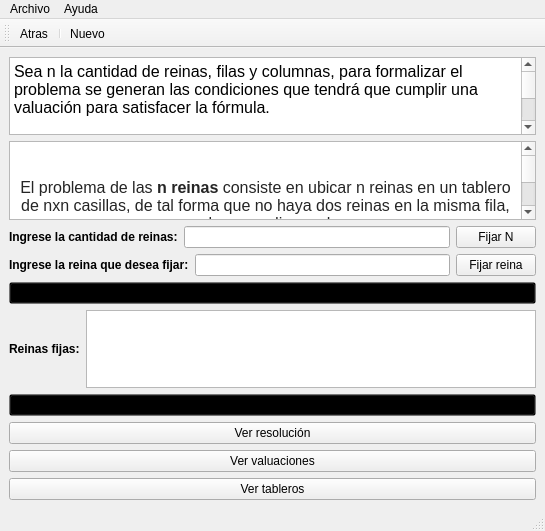
 <widget class="QMainWindow" name="UINReinas">
  <property name="geometry">
   <rect>
    <x>0</x>
    <y>0</y>
    <width>545</width>
    <height>531</height>
   </rect>
  </property>
  <property name="windowTitle">
   <string>MainWindow</string>
  </property>
  <property name="windowIcon">
   <iconset resource="iconos.qrc">
    <normaloff>:/iconos/iconoVentana.png</normaloff>:/iconos/iconoVentana.png</iconset>
  </property>
  <property name="styleSheet">
   <string notr="true">QMainWindow
{
	background-image: url(:/iconos/gradient7.png);
}
</string>
  </property>
  <widget class="QWidget" name="centralwidget">
   <layout class="QVBoxLayout" name="verticalLayout_3">
    <item>
     <widget class="QTextBrowser" name="textBrowser_2">
      <property name="html">
       <string>&lt;!DOCTYPE HTML PUBLIC &quot;-//W3C//DTD HTML 4.0//EN&quot; &quot;http://www.w3.org/TR/REC-html40/strict.dtd&quot;&gt;
&lt;html&gt;&lt;head&gt;&lt;meta name=&quot;qrichtext&quot; content=&quot;1&quot; /&gt;&lt;style type=&quot;text/css&quot;&gt;
p, li { white-space: pre-wrap; }
&lt;/style&gt;&lt;/head&gt;&lt;body style=&quot; font-family:'MS Shell Dlg 2'; font-size:8.25pt; font-weight:400; font-style:normal;&quot;&gt;
&lt;p style=&quot; margin-top:0px; margin-bottom:0px; margin-left:0px; margin-right:0px; -qt-block-indent:0; text-indent:0px;&quot;&gt;&lt;span style=&quot; font-size:12pt;&quot;&gt;Sea n la cantidad de reinas, filas y columnas, para formalizar el problema se generan las condiciones que tendrá que cumplir una valuación para satisfacer la fórmula.&lt;/span&gt;&lt;/p&gt;
&lt;p style=&quot;-qt-paragraph-type:empty; margin-top:0px; margin-bottom:0px; margin-left:0px; margin-right:0px; -qt-block-indent:0; text-indent:0px; font-size:12pt;&quot;&gt;&lt;br /&gt;&lt;/p&gt;
&lt;p style=&quot; margin-top:0px; margin-bottom:0px; margin-left:0px; margin-right:0px; -qt-block-indent:0; text-indent:0px;&quot;&gt;&lt;span style=&quot; font-size:12pt;&quot;&gt;Condiciones (caso n=2):&lt;/span&gt;&lt;/p&gt;
&lt;p style=&quot;-qt-paragraph-type:empty; margin-top:0px; margin-bottom:0px; margin-left:0px; margin-right:0px; -qt-block-indent:0; text-indent:0px; font-size:12pt;&quot;&gt;&lt;br /&gt;&lt;/p&gt;
&lt;p style=&quot; margin-top:0px; margin-bottom:0px; margin-left:0px; margin-right:0px; -qt-block-indent:0; text-indent:0px;&quot;&gt;&lt;span style=&quot; font-size:12pt;&quot;&gt;1 - Hay una reina por fila: &lt;/span&gt;&lt;/p&gt;
&lt;p align=&quot;center&quot; style=&quot;-qt-paragraph-type:empty; margin-top:0px; margin-bottom:0px; margin-left:0px; margin-right:0px; -qt-block-indent:0; text-indent:0px; font-size:12pt;&quot;&gt;&lt;br /&gt;&lt;/p&gt;
&lt;p align=&quot;center&quot; style=&quot; margin-top:0px; margin-bottom:0px; margin-left:0px; margin-right:0px; -qt-block-indent:0; text-indent:0px;&quot;&gt;&lt;span style=&quot; font-size:12pt; color:#0055ff;&quot;&gt;(c&lt;/span&gt;&lt;span style=&quot; font-size:12pt; color:#0055ff; vertical-align:sub;&quot;&gt;11&lt;/span&gt;&lt;span style=&quot; font-size:12pt; color:#0055ff;&quot;&gt;  ∨ c&lt;/span&gt;&lt;span style=&quot; font-size:12pt; color:#0055ff; vertical-align:sub;&quot;&gt;12&lt;/span&gt;&lt;span style=&quot; font-size:12pt; color:#0055ff;&quot;&gt;)  ∧ (c&lt;/span&gt;&lt;span style=&quot; font-size:12pt; color:#0055ff; vertical-align:sub;&quot;&gt;21&lt;/span&gt;&lt;span style=&quot; font-size:12pt; color:#0055ff;&quot;&gt;  ∨ c&lt;/span&gt;&lt;span style=&quot; font-size:12pt; color:#0055ff; vertical-align:sub;&quot;&gt;22&lt;/span&gt;&lt;span style=&quot; font-size:12pt; color:#0055ff;&quot;&gt;)&lt;/span&gt;&lt;/p&gt;
&lt;p align=&quot;center&quot; style=&quot;-qt-paragraph-type:empty; margin-top:0px; margin-bottom:0px; margin-left:0px; margin-right:0px; -qt-block-indent:0; text-indent:0px; font-size:12pt; color:#ff0000;&quot;&gt;&lt;br /&gt;&lt;/p&gt;
&lt;p style=&quot; margin-top:0px; margin-bottom:0px; margin-left:0px; margin-right:0px; -qt-block-indent:0; text-indent:0px;&quot;&gt;&lt;span style=&quot; font-size:12pt; color:#000000;&quot;&gt;En FND:&lt;/span&gt;&lt;/p&gt;
&lt;p align=&quot;center&quot; style=&quot;-qt-paragraph-type:empty; margin-top:0px; margin-bottom:0px; margin-left:0px; margin-right:0px; -qt-block-indent:0; text-indent:0px; font-size:12pt; color:#ff0000;&quot;&gt;&lt;br /&gt;&lt;/p&gt;
&lt;p align=&quot;center&quot; style=&quot; margin-top:0px; margin-bottom:0px; margin-left:0px; margin-right:0px; -qt-block-indent:0; text-indent:0px;&quot;&gt;&lt;span style=&quot; font-size:12pt; color:#0055ff;&quot;&gt;{ {c&lt;/span&gt;&lt;span style=&quot; font-size:12pt; color:#0055ff; vertical-align:sub;&quot;&gt;11&lt;/span&gt;&lt;span style=&quot; font-size:12pt; color:#0055ff;&quot;&gt; , c&lt;/span&gt;&lt;span style=&quot; font-size:12pt; color:#0055ff; vertical-align:sub;&quot;&gt;12&lt;/span&gt;&lt;span style=&quot; font-size:12pt; color:#0055ff;&quot;&gt;} , {c&lt;/span&gt;&lt;span style=&quot; font-size:12pt; color:#0055ff; vertical-align:sub;&quot;&gt;21&lt;/span&gt;&lt;span style=&quot; font-size:12pt; color:#0055ff;&quot;&gt; , c&lt;/span&gt;&lt;span style=&quot; font-size:12pt; color:#0055ff; vertical-align:sub;&quot;&gt;22&lt;/span&gt;&lt;span style=&quot; font-size:12pt; color:#0055ff;&quot;&gt;} } &lt;/span&gt;&lt;/p&gt;
&lt;p align=&quot;center&quot; style=&quot;-qt-paragraph-type:empty; margin-top:0px; margin-bottom:0px; margin-left:0px; margin-right:0px; -qt-block-indent:0; text-indent:0px; font-size:12pt; color:#000000;&quot;&gt;&lt;br /&gt;&lt;/p&gt;
&lt;p style=&quot; margin-top:0px; margin-bottom:0px; margin-left:0px; margin-right:0px; -qt-block-indent:0; text-indent:0px;&quot;&gt;&lt;span style=&quot; font-size:12pt; color:#000000;&quot;&gt;2 - Si en en una casilla hay una reina, entonces no hay ninguna otra en su misma fila, columna o diagonal: &lt;/span&gt;&lt;/p&gt;
&lt;p style=&quot;-qt-paragraph-type:empty; margin-top:0px; margin-bottom:0px; margin-left:0px; margin-right:0px; -qt-block-indent:0; text-indent:0px; font-size:12pt; color:#000000;&quot;&gt;&lt;br /&gt;&lt;/p&gt;
&lt;p align=&quot;center&quot; style=&quot; margin-top:0px; margin-bottom:0px; margin-left:0px; margin-right:0px; -qt-block-indent:0; text-indent:0px;&quot;&gt;&lt;span style=&quot; font-size:12pt; color:#0055ff;&quot;&gt;- c&lt;/span&gt;&lt;span style=&quot; font-size:12pt; color:#0055ff; vertical-align:sub;&quot;&gt;11&lt;/span&gt;&lt;span style=&quot; font-size:12pt; color:#0055ff;&quot;&gt; ==&amp;gt; (~c&lt;/span&gt;&lt;span style=&quot; font-size:12pt; color:#0055ff; vertical-align:sub;&quot;&gt;12&lt;/span&gt;&lt;span style=&quot; font-size:12pt; color:#0055ff;&quot;&gt; ∧ ~c&lt;/span&gt;&lt;span style=&quot; font-size:12pt; color:#0055ff; vertical-align:sub;&quot;&gt;21&lt;/span&gt;&lt;span style=&quot; font-size:12pt; color:#0055ff;&quot;&gt; ∧ ~c&lt;/span&gt;&lt;span style=&quot; font-size:12pt; color:#0055ff; vertical-align:sub;&quot;&gt;22&lt;/span&gt;&lt;span style=&quot; font-size:12pt; color:#0055ff;&quot;&gt;)&lt;/span&gt;&lt;/p&gt;
&lt;p align=&quot;center&quot; style=&quot;-qt-paragraph-type:empty; margin-top:0px; margin-bottom:0px; margin-left:0px; margin-right:0px; -qt-block-indent:0; text-indent:0px; font-size:12pt; color:#0055ff;&quot;&gt;&lt;br /&gt;&lt;/p&gt;
&lt;p align=&quot;center&quot; style=&quot; margin-top:0px; margin-bottom:0px; margin-left:0px; margin-right:0px; -qt-block-indent:0; text-indent:0px;&quot;&gt;&lt;span style=&quot; font-size:12pt; color:#0055ff;&quot;&gt;- c&lt;/span&gt;&lt;span style=&quot; font-size:12pt; color:#0055ff; vertical-align:sub;&quot;&gt;12&lt;/span&gt;&lt;span style=&quot; font-size:12pt; color:#0055ff;&quot;&gt; ==&amp;gt; (~c&lt;/span&gt;&lt;span style=&quot; font-size:12pt; color:#0055ff; vertical-align:sub;&quot;&gt;22&lt;/span&gt;&lt;span style=&quot; font-size:12pt; color:#0055ff;&quot;&gt; ∧ ~c&lt;/span&gt;&lt;span style=&quot; font-size:12pt; color:#0055ff; vertical-align:sub;&quot;&gt;21&lt;/span&gt;&lt;span style=&quot; font-size:12pt; color:#0055ff;&quot;&gt;)&lt;/span&gt;&lt;/p&gt;
&lt;p align=&quot;center&quot; style=&quot;-qt-paragraph-type:empty; margin-top:0px; margin-bottom:0px; margin-left:0px; margin-right:0px; -qt-block-indent:0; text-indent:0px; font-size:12pt; color:#0055ff;&quot;&gt;&lt;br /&gt;&lt;/p&gt;
&lt;p align=&quot;center&quot; style=&quot; margin-top:0px; margin-bottom:0px; margin-left:0px; margin-right:0px; -qt-block-indent:0; text-indent:0px;&quot;&gt;&lt;span style=&quot; font-size:12pt; color:#0055ff;&quot;&gt;- c&lt;/span&gt;&lt;span style=&quot; font-size:12pt; color:#0055ff; vertical-align:sub;&quot;&gt;21&lt;/span&gt;&lt;span style=&quot; font-size:12pt; color:#0055ff;&quot;&gt; ==&amp;gt; ~c&lt;/span&gt;&lt;span style=&quot; font-size:12pt; color:#0055ff; vertical-align:sub;&quot;&gt;22&lt;/span&gt;&lt;/p&gt;
&lt;p align=&quot;center&quot; style=&quot;-qt-paragraph-type:empty; margin-top:0px; margin-bottom:0px; margin-left:0px; margin-right:0px; -qt-block-indent:0; text-indent:0px; font-size:12pt; color:#0055ff;&quot;&gt;&lt;br /&gt;&lt;/p&gt;
&lt;p style=&quot; margin-top:0px; margin-bottom:0px; margin-left:0px; margin-right:0px; -qt-block-indent:0; text-indent:0px;&quot;&gt;&lt;span style=&quot; font-size:12pt; color:#000000;&quot;&gt;Aplicando distributiva:&lt;/span&gt;&lt;/p&gt;
&lt;p align=&quot;center&quot; style=&quot;-qt-paragraph-type:empty; margin-top:0px; margin-bottom:0px; margin-left:0px; margin-right:0px; -qt-block-indent:0; text-indent:0px; font-size:12pt; color:#000000;&quot;&gt;&lt;br /&gt;&lt;/p&gt;
&lt;p align=&quot;center&quot; style=&quot; margin-top:0px; margin-bottom:0px; margin-left:0px; margin-right:0px; -qt-block-indent:0; text-indent:0px;&quot;&gt;&lt;span style=&quot; font-size:12pt; color:#0055ff;&quot;&gt; (~c&lt;/span&gt;&lt;span style=&quot; font-size:12pt; color:#0055ff; vertical-align:sub;&quot;&gt;11  &lt;/span&gt;&lt;span style=&quot; font-size:12pt; color:#0055ff;&quot;&gt;V ~c&lt;/span&gt;&lt;span style=&quot; font-size:12pt; color:#0055ff; vertical-align:sub;&quot;&gt;12&lt;/span&gt;&lt;span style=&quot; font-size:12pt; color:#0055ff;&quot;&gt;) ∧ (~c&lt;/span&gt;&lt;span style=&quot; font-size:12pt; color:#0055ff; vertical-align:sub;&quot;&gt;11&lt;/span&gt;&lt;span style=&quot; font-size:12pt; color:#0055ff;&quot;&gt; V ~c&lt;/span&gt;&lt;span style=&quot; font-size:12pt; color:#0055ff; vertical-align:sub;&quot;&gt;21&lt;/span&gt;&lt;span style=&quot; font-size:12pt; color:#0055ff;&quot;&gt;) ∧ (~c&lt;/span&gt;&lt;span style=&quot; font-size:12pt; color:#0055ff; vertical-align:sub;&quot;&gt;11&lt;/span&gt;&lt;span style=&quot; font-size:12pt; color:#0055ff;&quot;&gt; V ~c&lt;/span&gt;&lt;span style=&quot; font-size:12pt; color:#0055ff; vertical-align:sub;&quot;&gt;22&lt;/span&gt;&lt;span style=&quot; font-size:12pt; color:#0055ff;&quot;&gt;)&lt;/span&gt;&lt;/p&gt;
&lt;p align=&quot;center&quot; style=&quot;-qt-paragraph-type:empty; margin-top:0px; margin-bottom:0px; margin-left:0px; margin-right:0px; -qt-block-indent:0; text-indent:0px; font-size:12pt; color:#0055ff;&quot;&gt;&lt;br /&gt;&lt;/p&gt;
&lt;p align=&quot;center&quot; style=&quot; margin-top:0px; margin-bottom:0px; margin-left:0px; margin-right:0px; -qt-block-indent:0; text-indent:0px;&quot;&gt;&lt;span style=&quot; font-size:12pt; color:#0055ff;&quot;&gt;(~c&lt;/span&gt;&lt;span style=&quot; font-size:12pt; color:#0055ff; vertical-align:sub;&quot;&gt;12&lt;/span&gt;&lt;span style=&quot; font-size:12pt; color:#0055ff;&quot;&gt; V ~c&lt;/span&gt;&lt;span style=&quot; font-size:12pt; color:#0055ff; vertical-align:sub;&quot;&gt;22&lt;/span&gt;&lt;span style=&quot; font-size:12pt; color:#0055ff;&quot;&gt;) ∧ (~c&lt;/span&gt;&lt;span style=&quot; font-size:12pt; color:#0055ff; vertical-align:sub;&quot;&gt;12&lt;/span&gt;&lt;span style=&quot; font-size:12pt; color:#0055ff;&quot;&gt; V ~c&lt;/span&gt;&lt;span style=&quot; font-size:12pt; color:#0055ff; vertical-align:sub;&quot;&gt;21&lt;/span&gt;&lt;span style=&quot; font-size:12pt; color:#0055ff;&quot;&gt;)&lt;/span&gt;&lt;/p&gt;
&lt;p align=&quot;center&quot; style=&quot;-qt-paragraph-type:empty; margin-top:0px; margin-bottom:0px; margin-left:0px; margin-right:0px; -qt-block-indent:0; text-indent:0px; font-size:12pt; color:#0055ff;&quot;&gt;&lt;br /&gt;&lt;/p&gt;
&lt;p align=&quot;center&quot; style=&quot; margin-top:0px; margin-bottom:0px; margin-left:0px; margin-right:0px; -qt-block-indent:0; text-indent:0px;&quot;&gt;&lt;span style=&quot; font-size:12pt; color:#0055ff;&quot;&gt; (~c&lt;/span&gt;&lt;span style=&quot; font-size:12pt; color:#0055ff; vertical-align:sub;&quot;&gt;21&lt;/span&gt;&lt;span style=&quot; font-size:12pt; color:#0055ff;&quot;&gt; V ~c&lt;/span&gt;&lt;span style=&quot; font-size:12pt; color:#0055ff; vertical-align:sub;&quot;&gt;22&lt;/span&gt;&lt;span style=&quot; font-size:12pt; color:#0055ff;&quot;&gt;)&lt;/span&gt;&lt;/p&gt;
&lt;p align=&quot;center&quot; style=&quot;-qt-paragraph-type:empty; margin-top:0px; margin-bottom:0px; margin-left:0px; margin-right:0px; -qt-block-indent:0; text-indent:0px; font-size:12pt; color:#ff0000;&quot;&gt;&lt;br /&gt;&lt;/p&gt;
&lt;p style=&quot; margin-top:0px; margin-bottom:0px; margin-left:0px; margin-right:0px; -qt-block-indent:0; text-indent:0px;&quot;&gt;&lt;span style=&quot; font-size:12pt; color:#000000;&quot;&gt;En FND:&lt;/span&gt;&lt;/p&gt;
&lt;p style=&quot;-qt-paragraph-type:empty; margin-top:0px; margin-bottom:0px; margin-left:0px; margin-right:0px; -qt-block-indent:0; text-indent:0px; font-size:12pt; color:#000000;&quot;&gt;&lt;br /&gt;&lt;/p&gt;
&lt;p align=&quot;center&quot; style=&quot; margin-top:0px; margin-bottom:0px; margin-left:0px; margin-right:0px; -qt-block-indent:0; text-indent:0px;&quot;&gt;&lt;span style=&quot; font-size:12pt; color:#0055ff;&quot;&gt;{ { ~c&lt;/span&gt;&lt;span style=&quot; font-size:12pt; color:#0055ff; vertical-align:sub;&quot;&gt;11&lt;/span&gt;&lt;span style=&quot; font-size:12pt; color:#0055ff;&quot;&gt; , ~c&lt;/span&gt;&lt;span style=&quot; font-size:12pt; color:#0055ff; vertical-align:sub;&quot;&gt;12&lt;/span&gt;&lt;span style=&quot; font-size:12pt; color:#0055ff;&quot;&gt;} ,  {~c&lt;/span&gt;&lt;span style=&quot; font-size:12pt; color:#0055ff; vertical-align:sub;&quot;&gt;11&lt;/span&gt;&lt;span style=&quot; font-size:12pt; color:#0055ff;&quot;&gt; , ~c&lt;/span&gt;&lt;span style=&quot; font-size:12pt; color:#0055ff; vertical-align:sub;&quot;&gt;21&lt;/span&gt;&lt;span style=&quot; font-size:12pt; color:#0055ff;&quot;&gt;} , {~c&lt;/span&gt;&lt;span style=&quot; font-size:12pt; color:#0055ff; vertical-align:sub;&quot;&gt;11&lt;/span&gt;&lt;span style=&quot; font-size:12pt; color:#0055ff;&quot;&gt; , ~c&lt;/span&gt;&lt;span style=&quot; font-size:12pt; color:#0055ff; vertical-align:sub;&quot;&gt;22&lt;/span&gt;&lt;span style=&quot; font-size:12pt; color:#0055ff;&quot;&gt;} }&lt;/span&gt;&lt;/p&gt;
&lt;p align=&quot;center&quot; style=&quot;-qt-paragraph-type:empty; margin-top:0px; margin-bottom:0px; margin-left:0px; margin-right:0px; -qt-block-indent:0; text-indent:0px; font-size:12pt; color:#0055ff;&quot;&gt;&lt;br /&gt;&lt;/p&gt;
&lt;p align=&quot;center&quot; style=&quot; margin-top:0px; margin-bottom:0px; margin-left:0px; margin-right:0px; -qt-block-indent:0; text-indent:0px;&quot;&gt;&lt;span style=&quot; font-size:12pt; color:#0055ff;&quot;&gt;{ { ~c&lt;/span&gt;&lt;span style=&quot; font-size:12pt; color:#0055ff; vertical-align:sub;&quot;&gt;12&lt;/span&gt;&lt;span style=&quot; font-size:12pt; color:#0055ff;&quot;&gt; , ~c&lt;/span&gt;&lt;span style=&quot; font-size:12pt; color:#0055ff; vertical-align:sub;&quot;&gt;22&lt;/span&gt;&lt;span style=&quot; font-size:12pt; color:#0055ff;&quot;&gt;} ,  {~c&lt;/span&gt;&lt;span style=&quot; font-size:12pt; color:#0055ff; vertical-align:sub;&quot;&gt;12&lt;/span&gt;&lt;span style=&quot; font-size:12pt; color:#0055ff;&quot;&gt; , ~c&lt;/span&gt;&lt;span style=&quot; font-size:12pt; color:#0055ff; vertical-align:sub;&quot;&gt;21&lt;/span&gt;&lt;span style=&quot; font-size:12pt; color:#0055ff;&quot;&gt;} }&lt;/span&gt;&lt;/p&gt;
&lt;p align=&quot;center&quot; style=&quot;-qt-paragraph-type:empty; margin-top:0px; margin-bottom:0px; margin-left:0px; margin-right:0px; -qt-block-indent:0; text-indent:0px; font-size:12pt; color:#0055ff;&quot;&gt;&lt;br /&gt;&lt;/p&gt;
&lt;p align=&quot;center&quot; style=&quot; margin-top:0px; margin-bottom:0px; margin-left:0px; margin-right:0px; -qt-block-indent:0; text-indent:0px;&quot;&gt;&lt;span style=&quot; font-size:12pt; color:#0055ff;&quot;&gt;{ { ~c&lt;/span&gt;&lt;span style=&quot; font-size:12pt; color:#0055ff; vertical-align:sub;&quot;&gt;21&lt;/span&gt;&lt;span style=&quot; font-size:12pt; color:#0055ff;&quot;&gt; , ~c&lt;/span&gt;&lt;span style=&quot; font-size:12pt; color:#0055ff; vertical-align:sub;&quot;&gt;22&lt;/span&gt;&lt;span style=&quot; font-size:12pt; color:#0055ff;&quot;&gt;} }&lt;/span&gt;&lt;/p&gt;
&lt;p align=&quot;center&quot; style=&quot;-qt-paragraph-type:empty; margin-top:0px; margin-bottom:0px; margin-left:0px; margin-right:0px; -qt-block-indent:0; text-indent:0px; font-size:12pt; color:#ff0000;&quot;&gt;&lt;br /&gt;&lt;/p&gt;
&lt;p style=&quot; margin-top:0px; margin-bottom:0px; margin-left:0px; margin-right:0px; -qt-block-indent:0; text-indent:0px;&quot;&gt;&lt;span style=&quot; font-size:12pt; color:#000000;&quot;&gt;3 - El conjunto de cláusulas resulta ser:&lt;/span&gt;&lt;/p&gt;
&lt;p style=&quot;-qt-paragraph-type:empty; margin-top:0px; margin-bottom:0px; margin-left:0px; margin-right:0px; -qt-block-indent:0; text-indent:0px; font-size:12pt; color:#000000;&quot;&gt;&lt;br /&gt;&lt;/p&gt;
&lt;p align=&quot;center&quot; style=&quot; margin-top:0px; margin-bottom:0px; margin-left:0px; margin-right:0px; -qt-block-indent:0; text-indent:0px;&quot;&gt;&lt;span style=&quot; font-size:12pt; color:#0055ff;&quot;&gt;{ {c&lt;/span&gt;&lt;span style=&quot; font-size:12pt; color:#0055ff; vertical-align:sub;&quot;&gt;11&lt;/span&gt;&lt;span style=&quot; font-size:12pt; color:#0055ff;&quot;&gt; , c&lt;/span&gt;&lt;span style=&quot; font-size:12pt; color:#0055ff; vertical-align:sub;&quot;&gt;12&lt;/span&gt;&lt;span style=&quot; font-size:12pt; color:#0055ff;&quot;&gt;} , {c&lt;/span&gt;&lt;span style=&quot; font-size:12pt; color:#0055ff; vertical-align:sub;&quot;&gt;21&lt;/span&gt;&lt;span style=&quot; font-size:12pt; color:#0055ff;&quot;&gt; , c&lt;/span&gt;&lt;span style=&quot; font-size:12pt; color:#0055ff; vertical-align:sub;&quot;&gt;22&lt;/span&gt;&lt;span style=&quot; font-size:12pt; color:#0055ff;&quot;&gt;} , { ~c&lt;/span&gt;&lt;span style=&quot; font-size:12pt; color:#0055ff; vertical-align:sub;&quot;&gt;11&lt;/span&gt;&lt;span style=&quot; font-size:12pt; color:#0055ff;&quot;&gt; , ~c&lt;/span&gt;&lt;span style=&quot; font-size:12pt; color:#0055ff; vertical-align:sub;&quot;&gt;12&lt;/span&gt;&lt;span style=&quot; font-size:12pt; color:#0055ff;&quot;&gt;} ,  &lt;/span&gt;&lt;/p&gt;
&lt;p align=&quot;center&quot; style=&quot; margin-top:0px; margin-bottom:0px; margin-left:0px; margin-right:0px; -qt-block-indent:0; text-indent:0px;&quot;&gt;&lt;span style=&quot; font-size:12pt; color:#0055ff;&quot;&gt;{~c&lt;/span&gt;&lt;span style=&quot; font-size:12pt; color:#0055ff; vertical-align:sub;&quot;&gt;11&lt;/span&gt;&lt;span style=&quot; font-size:12pt; color:#0055ff;&quot;&gt; , ~c&lt;/span&gt;&lt;span style=&quot; font-size:12pt; color:#0055ff; vertical-align:sub;&quot;&gt;21&lt;/span&gt;&lt;span style=&quot; font-size:12pt; color:#0055ff;&quot;&gt;} , {~c&lt;/span&gt;&lt;span style=&quot; font-size:12pt; color:#0055ff; vertical-align:sub;&quot;&gt;11&lt;/span&gt;&lt;span style=&quot; font-size:12pt; color:#0055ff;&quot;&gt; , ~c&lt;/span&gt;&lt;span style=&quot; font-size:12pt; color:#0055ff; vertical-align:sub;&quot;&gt;22&lt;/span&gt;&lt;span style=&quot; font-size:12pt; color:#0055ff;&quot;&gt;} , { ~c&lt;/span&gt;&lt;span style=&quot; font-size:12pt; color:#0055ff; vertical-align:sub;&quot;&gt;12&lt;/span&gt;&lt;span style=&quot; font-size:12pt; color:#0055ff;&quot;&gt; , ~c&lt;/span&gt;&lt;span style=&quot; font-size:12pt; color:#0055ff; vertical-align:sub;&quot;&gt;22&lt;/span&gt;&lt;span style=&quot; font-size:12pt; color:#0055ff;&quot;&gt;} ,  &lt;/span&gt;&lt;/p&gt;
&lt;p align=&quot;center&quot; style=&quot; margin-top:0px; margin-bottom:0px; margin-left:0px; margin-right:0px; -qt-block-indent:0; text-indent:0px;&quot;&gt;&lt;span style=&quot; font-size:12pt; color:#0055ff;&quot;&gt;{~c&lt;/span&gt;&lt;span style=&quot; font-size:12pt; color:#0055ff; vertical-align:sub;&quot;&gt;12&lt;/span&gt;&lt;span style=&quot; font-size:12pt; color:#0055ff;&quot;&gt; , ~c&lt;/span&gt;&lt;span style=&quot; font-size:12pt; color:#0055ff; vertical-align:sub;&quot;&gt;21&lt;/span&gt;&lt;span style=&quot; font-size:12pt; color:#0055ff;&quot;&gt;} , { ~c&lt;/span&gt;&lt;span style=&quot; font-size:12pt; color:#0055ff; vertical-align:sub;&quot;&gt;21&lt;/span&gt;&lt;span style=&quot; font-size:12pt; color:#0055ff;&quot;&gt; , ~c&lt;/span&gt;&lt;span style=&quot; font-size:12pt; color:#0055ff; vertical-align:sub;&quot;&gt;22&lt;/span&gt;&lt;span style=&quot; font-size:12pt; color:#0055ff;&quot;&gt;} } &lt;/span&gt;&lt;/p&gt;
&lt;p align=&quot;center&quot; style=&quot;-qt-paragraph-type:empty; margin-top:0px; margin-bottom:0px; margin-left:0px; margin-right:0px; -qt-block-indent:0; text-indent:0px; font-size:10pt; color:#ff0000;&quot;&gt;&lt;br /&gt;&lt;/p&gt;&lt;/body&gt;&lt;/html&gt;</string>
      </property>
     </widget>
    </item>
    <item>
     <widget class="QTextBrowser" name="textBrowser">
      <property name="html">
       <string>&lt;!DOCTYPE HTML PUBLIC &quot;-//W3C//DTD HTML 4.0//EN&quot; &quot;http://www.w3.org/TR/REC-html40/strict.dtd&quot;&gt;
&lt;html&gt;&lt;head&gt;&lt;meta name=&quot;qrichtext&quot; content=&quot;1&quot; /&gt;&lt;style type=&quot;text/css&quot;&gt;
p, li { white-space: pre-wrap; }
&lt;/style&gt;&lt;/head&gt;&lt;body style=&quot; font-family:'MS Shell Dlg 2'; font-size:8.25pt; font-weight:400; font-style:normal;&quot;&gt;
&lt;p align=&quot;center&quot; style=&quot;-qt-paragraph-type:empty; margin-top:0px; margin-bottom:0px; margin-left:0px; margin-right:0px; -qt-block-indent:0; text-indent:0px;&quot;&gt;&lt;br /&gt;&lt;/p&gt;
&lt;p align=&quot;center&quot; style=&quot;-qt-paragraph-type:empty; margin-top:0px; margin-bottom:0px; margin-left:0px; margin-right:0px; -qt-block-indent:0; text-indent:0px; font-family:'sans-serif'; font-size:12pt; color:#252525;&quot;&gt;&lt;br /&gt;&lt;/p&gt;
&lt;p align=&quot;center&quot; style=&quot; margin-top:0px; margin-bottom:0px; margin-left:0px; margin-right:0px; -qt-block-indent:0; text-indent:0px;&quot;&gt;&lt;span style=&quot; font-family:'sans-serif'; font-size:12pt; color:#252525; background-color:#ffffff;&quot;&gt;El problema de las &lt;/span&gt;&lt;span style=&quot; font-family:'sans-serif'; font-size:12pt; font-weight:600; color:#252525; background-color:#ffffff;&quot;&gt;n reinas&lt;/span&gt;&lt;span style=&quot; font-family:'sans-serif'; font-size:12pt; color:#252525; background-color:#ffffff;&quot;&gt; consiste en ubicar n reinas en un tablero de nxn casillas, de tal forma que no haya dos reinas en la misma fila, columna o diagonal. &lt;/span&gt;&lt;/p&gt;
&lt;p align=&quot;center&quot; style=&quot;-qt-paragraph-type:empty; margin-top:0px; margin-bottom:0px; margin-left:0px; margin-right:0px; -qt-block-indent:0; text-indent:0px; font-family:'sans-serif'; font-size:12pt; color:#252525;&quot;&gt;&lt;br /&gt;&lt;/p&gt;
&lt;p align=&quot;center&quot; style=&quot; margin-top:0px; margin-bottom:0px; margin-left:0px; margin-right:0px; -qt-block-indent:0; text-indent:0px;&quot;&gt;&lt;span style=&quot; font-family:'sans-serif'; font-size:12pt; color:#252525; background-color:#ffffff;&quot;&gt;El problema original fue creado por Max Bezzel y consistía en ubicar 8 reinas en un tablero de ajedrez.&lt;/span&gt;&lt;/p&gt;
&lt;p align=&quot;center&quot; style=&quot;-qt-paragraph-type:empty; margin-top:0px; margin-bottom:0px; margin-left:0px; margin-right:0px; -qt-block-indent:0; text-indent:0px; font-family:'sans-serif'; font-size:12pt; color:#252525;&quot;&gt;&lt;br /&gt;&lt;/p&gt;
&lt;p align=&quot;center&quot; style=&quot; margin-top:0px; margin-bottom:0px; margin-left:0px; margin-right:0px; -qt-block-indent:0; text-indent:0px;&quot;&gt;&lt;span style=&quot; font-family:'sans-serif'; font-size:12pt; color:#252525;&quot;&gt;En el área de la informática, el problema se generaliza para n reinas, donde n es un número natural positivo.&lt;/span&gt;&lt;/p&gt;
&lt;p align=&quot;center&quot; style=&quot;-qt-paragraph-type:empty; margin-top:0px; margin-bottom:0px; margin-left:0px; margin-right:0px; -qt-block-indent:0; text-indent:0px; font-family:'sans-serif'; font-size:12pt; color:#252525;&quot;&gt;&lt;br /&gt;&lt;/p&gt;
&lt;p align=&quot;center&quot; style=&quot; margin-top:0px; margin-bottom:0px; margin-left:0px; margin-right:0px; -qt-block-indent:0; text-indent:0px;&quot;&gt;&lt;span style=&quot; font-family:'sans-serif'; font-size:12pt; color:#252525;&quot;&gt;En esta aplicación se busca abordar este problema desde la lógica proposicional para ayudarte a entenderla más fácilmente.&lt;/span&gt;&lt;/p&gt;
&lt;p align=&quot;center&quot; style=&quot;-qt-paragraph-type:empty; margin-top:0px; margin-bottom:0px; margin-left:0px; margin-right:0px; -qt-block-indent:0; text-indent:0px; font-family:'sans-serif'; font-size:12pt; color:#252525;&quot;&gt;&lt;br /&gt;&lt;/p&gt;
&lt;p align=&quot;center&quot; dir='rtl' style=&quot;-qt-paragraph-type:empty; margin-top:0px; margin-bottom:0px; margin-left:0px; margin-right:0px; -qt-block-indent:0; text-indent:0px; font-family:'sans-serif'; font-size:12pt; color:#252525;&quot;&gt;&lt;br /&gt;&lt;/p&gt;&lt;/body&gt;&lt;/html&gt;</string>
      </property>
     </widget>
    </item>
    <item>
     <layout class="QVBoxLayout" name="verticalLayout">
      <item>
       <layout class="QHBoxLayout" name="horizontalLayout">
        <item>
         <widget class="QLabel" name="label">
          <property name="toolTip">
           <string>&lt;html&gt;&lt;head/&gt;&lt;body&gt;&lt;p&gt;Ejemplo : 1&lt;/p&gt;&lt;/body&gt;&lt;/html&gt;</string>
          </property>
          <property name="text">
           <string>&lt;html&gt;&lt;head/&gt;&lt;body&gt;&lt;p&gt;&lt;span style=&quot; font-size:9pt; font-weight:600;&quot;&gt;Ingrese la cantidad de reinas:&lt;/span&gt;&lt;/p&gt;&lt;/body&gt;&lt;/html&gt;</string>
          </property>
          <property name="buddy">
           <cstring>lineN</cstring>
          </property>
         </widget>
        </item>
        <item>
         <widget class="QLineEdit" name="lineN">
          <property name="toolTip">
           <string>&lt;html&gt;&lt;head/&gt;&lt;body&gt;&lt;p&gt;Ingrese valor del 1 al 9.&lt;/p&gt;&lt;/body&gt;&lt;/html&gt;</string>
          </property>
         </widget>
        </item>
        <item>
         <widget class="QPushButton" name="pushButtonN">
          <property name="text">
           <string>Fijar N</string>
          </property>
         </widget>
        </item>
       </layout>
      </item>
      <item>
       <layout class="QHBoxLayout" name="horizontalLayout_2">
        <item>
         <widget class="QLabel" name="label_2">
          <property name="text">
           <string>&lt;html&gt;&lt;head/&gt;&lt;body&gt;&lt;p&gt;&lt;span style=&quot; font-size:9pt; font-weight:600;&quot;&gt;Ingrese la reina que desea fijar:&lt;/span&gt;&lt;/p&gt;&lt;/body&gt;&lt;/html&gt;</string>
          </property>
         </widget>
        </item>
        <item>
         <widget class="QLineEdit" name="lineReinas">
          <property name="toolTip">
           <string>&lt;html&gt;&lt;head/&gt;&lt;body&gt;&lt;p&gt;Ejemplo: 2,3.&lt;/p&gt;&lt;/body&gt;&lt;/html&gt;</string>
          </property>
          <property name="maxLength">
           <number>3</number>
          </property>
         </widget>
        </item>
        <item>
         <widget class="QPushButton" name="pushFijarReina">
          <property name="toolTip">
           <string>&lt;html&gt;&lt;head/&gt;&lt;body&gt;&lt;p&gt;Ingrese la posición de la reina que desee fijar separado por una coma. Ejemplo: (1,4)&lt;/p&gt;&lt;/body&gt;&lt;/html&gt;</string>
          </property>
          <property name="text">
           <string>Fijar reina</string>
          </property>
         </widget>
        </item>
       </layout>
      </item>
     </layout>
    </item>
    <item>
     <widget class="QPushButton" name="espacio0">
      <property name="styleSheet">
       <string notr="true">QPushButton
{
	background-color: transparent;
}</string>
      </property>
      <property name="text">
       <string/>
      </property>
     </widget>
    </item>
    <item>
     <layout class="QHBoxLayout" name="horizontalLayout_3">
      <item>
       <widget class="QLabel" name="label_3">
        <property name="text">
         <string>&lt;html&gt;&lt;head/&gt;&lt;body&gt;&lt;p&gt;&lt;span style=&quot; font-size:9pt; font-weight:600;&quot;&gt;Reinas fijas:&lt;/span&gt;&lt;/p&gt;&lt;/body&gt;&lt;/html&gt;</string>
        </property>
       </widget>
      </item>
      <item>
       <widget class="QTextBrowser" name="textBrowserReinasFijas"/>
      </item>
     </layout>
    </item>
    <item>
     <widget class="QPushButton" name="espacio1">
      <property name="styleSheet">
       <string notr="true">QPushButton
{
	background-color: transparent;
}</string>
      </property>
      <property name="text">
       <string/>
      </property>
     </widget>
    </item>
    <item>
     <layout class="QVBoxLayout" name="verticalLayout_2">
      <item>
       <widget class="QPushButton" name="pushResolver">
        <property name="text">
         <string>Ver resolución</string>
        </property>
       </widget>
      </item>
      <item>
       <widget class="QPushButton" name="pushValuaciones">
        <property name="text">
         <string>Ver valuaciones</string>
        </property>
       </widget>
      </item>
      <item>
       <widget class="QPushButton" name="pushTableros">
        <property name="text">
         <string>Ver tableros</string>
        </property>
       </widget>
      </item>
     </layout>
    </item>
   </layout>
  </widget>
  <widget class="QStatusBar" name="statusbar"/>
  <widget class="QMenuBar" name="menubar">
   <property name="geometry">
    <rect>
     <x>0</x>
     <y>0</y>
     <width>545</width>
     <height>21</height>
    </rect>
   </property>
   <widget class="QMenu" name="menuArchivo">
    <property name="title">
     <string>Archivo</string>
    </property>
    <addaction name="actionNuevo"/>
   </widget>
   <widget class="QMenu" name="menuAyuda">
    <property name="title">
     <string>Ayuda</string>
    </property>
    <addaction name="action_Que_es_esto"/>
    <addaction name="actionExplicaci_n"/>
   </widget>
   <addaction name="menuArchivo"/>
   <addaction name="menuAyuda"/>
  </widget>
  <widget class="QToolBar" name="toolBar">
   <property name="windowTitle">
    <string>toolBar</string>
   </property>
   <attribute name="toolBarArea">
    <enum>TopToolBarArea</enum>
   </attribute>
   <attribute name="toolBarBreak">
    <bool>false</bool>
   </attribute>
   <addaction name="actionAtras"/>
   <addaction name="separator"/>
   <addaction name="actionNuevo"/>
  </widget>
  <action name="actionNuevo">
   <property name="icon">
    <iconset resource="iconos.qrc">
     <normaloff>:/iconos/add121.png</normaloff>:/iconos/add121.png</iconset>
   </property>
   <property name="text">
    <string>Nuevo</string>
   </property>
  </action>
  <action name="actionAtras">
   <property name="icon">
    <iconset>
     <normaloff>back28.png</normaloff>back28.png</iconset>
   </property>
   <property name="text">
    <string>Atras</string>
   </property>
  </action>
  <action name="action_Que_es_esto">
   <property name="icon">
    <iconset resource="iconos.qrc">
     <normaloff>:/iconos/configuration12.png</normaloff>:/iconos/configuration12.png</iconset>
   </property>
   <property name="text">
    <string>¿Que es esto?</string>
   </property>
  </action>
  <action name="actionExplicaci_n">
   <property name="icon">
    <iconset resource="iconos.qrc">
     <normaloff>:/iconos/configuration12.png</normaloff>:/iconos/configuration12.png</iconset>
   </property>
   <property name="text">
    <string>Explicación</string>
   </property>
  </action>
 </widget>
